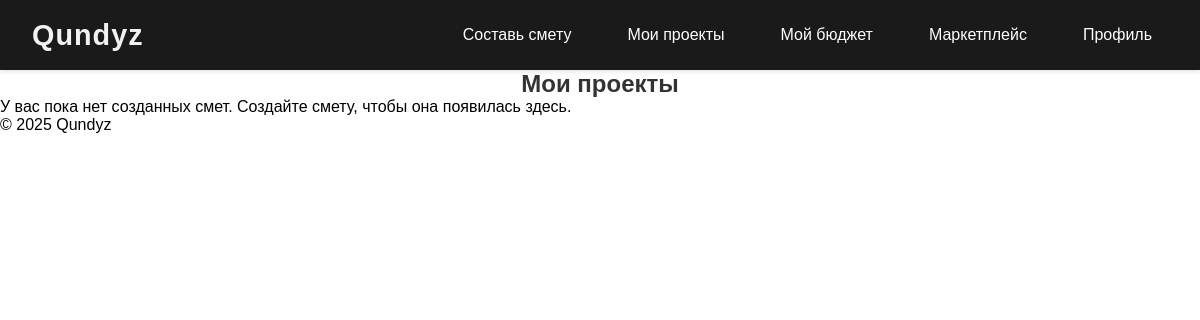
The page /projects/ (signed in) on the database as committed earlier.
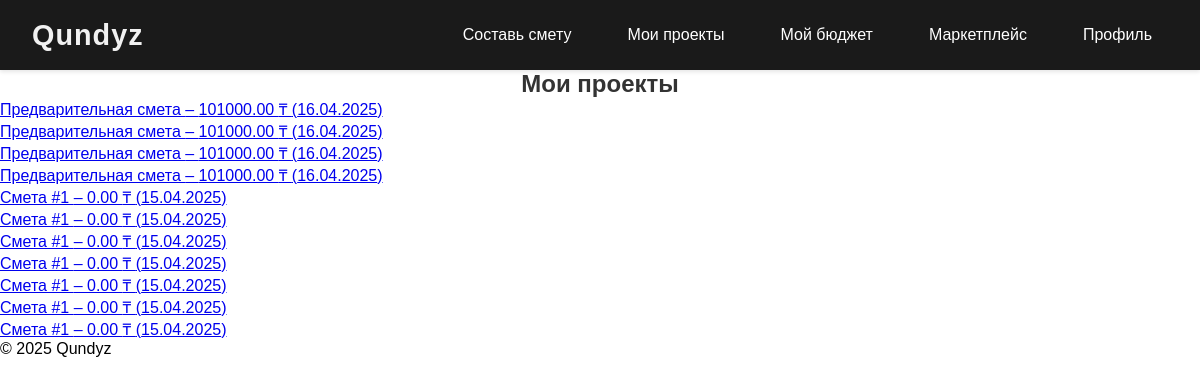
The same page on the database as committed later.
### apps/estimates/models.py (models this page shows, shortened)
class Estimate(models.Model):
    user = models.ForeignKey(User, on_delete=models.CASCADE, related_name='estimates', null=True, blank=True)
    name = models.CharField(max_length=255, default="Смета #1")
    apartment_area = models.FloatField()
    ceiling_height = models.FloatField()
    num_bathrooms = models.IntegerField(default=1)
    bathroom_area = models.FloatField(default=5.0)
    kitchen_area = models.FloatField(default=10.0)
    MATERIAL_QUALITY_CHOICES = [
        ('economy', 'Эконом'),
        ('standard', 'Стандарт'),
        ('premium', 'Премиум'),
    ]
    material_quality = models.CharField(
        max_length=20, choices=MATERIAL_QUALITY_CHOICES, default='standard')
    has_replanning = models.BooleanField(default=False)
    total_cost = models.DecimalField(max_digits=12, decimal_places=2, default=Decimal('0.00'))
    created_at = models.DateTimeField(auto_now_add=True)

### apps/projects/views.py (the view)
# urls.py: path('', my_projects, name='projects'),
@login_required
def my_projects(request):
    user_estimates = Estimate.objects.filter(user=request.user).order_by('-created_at')
    return render(request, 'projects/projects.html', {'estimates': user_estimates})

### apps/projects/templates/projects/projects.html (shortened to what this page needs)
{% extends "estimates/base.html" %}
{% block content %}
<div class="projects-container">
  <h1>Мои проекты</h1>
  {% if estimates %}
    <ul class="projects-list">
      {% for estimate in estimates %}
        <li>
          <a href="{% url 'estimate_detail' pk=estimate.pk %}">
            {{ estimate.name }} –
            {% if estimate.total_cost %}{{ estimate.total_cost }} ₸{% else %}{{ estimate.total_cost }} ₸{% endif %}
            ({{ estimate.created_at|date:"d.m.Y" }})
          </a>
        </li>
      {% endfor %}
    </ul>
  {% else %}
    <p>У вас пока нет созданных смет. Создайте смету, чтобы она появилась здесь.</p>
  {% endif %}
</div>
{% endblock %}

### apps/estimates/templates/estimates/base.html (shortened to what this page needs)
{% load static %}
<!DOCTYPE html>
<html lang="ru">
<head>
  <link rel="stylesheet"
        href="{% static 'estimates/styles.css' %}?v=1.0.9">
</head>
<body>
  <header>
    <nav class="top-nav">
      <div class="logo">Qundyz</div>
      <ul class="nav-links">
        <li><a href="{% url 'estimate_input' %}">Составь смету</a></li>
        <li><a href="{% url 'projects' %}">Мои проекты</a></li>
        <li><a href="{% url 'my_budget' %}">Мой бюджет</a></li>
        <li><a href="{% url 'marketplace' %}">Маркетплейс</a></li>
        <li>
          {% if user.is_authenticated %}
            <a href="{% url 'user_profile' %}">Профиль</a>
          {% else %}
            <a href="{% url 'user_login' %}">Войти</a> / <a href="{% url 'user_register' %}">Регистрация</a>
          {% endif %}
        </li>
      </ul>
    </nav>
  </header>
  <main>
    {% block content %}
    {% endblock %}
  </main>
  <footer>
    <p>&copy; 2025 Qundyz</p>
  </footer>
</body>
</html>

### apps/estimates/static/estimates/styles.css (style rules this page uses)
* { margin: 0; padding: 0; box-sizing: border-box; }
body { font-family: sans-serif; background-color: #fff; color: #000; }
h1, h2, .section-title { font-weight: 600; color: #333; }
h1 { margin-top: 40px; font-size: 24px; text-align: center; }
main { margin-top: 70px; }
.top-nav { background-color: #1a1a1a; display: flex; align-items: center; justify-content: space-between; padding: 0 2rem; height: 70px; box-shadow: 0px 2px 4px rgba(0, 0, 0, 0.1); position: fixed; top: 0; left: 0; right: 0; z-index: 1000; }
.top-nav .logo { font-size: 1.8rem; font-weight: bold; color: #f1f1f1; letter-spacing: 1px; }
.nav-links { list-style: none; display: flex; align-items: center; margin: 0; }
.nav-links li { margin-left: 1.5rem; }
.nav-links li a { color: #ffffff; text-decoration: none; font-size: 1rem; font-weight: 500; padding: 8px 16px; border-radius: 4px; transition: background-color 0.3s ease, color 0.3s ease; }
@media screen and (min-width: 768px) { .top-nav { padding: 0 2rem; } }
:root { --gray-100:#F5F5F5; --gray-200:#E5E5E5; --gray-600:#525252; --gray-800:#262626; --accent :#6B7280; --danger :#DC2626; }

Rows that differ between the two databases and show on the page:
added Estimate: name "Предварительная смета", total_cost "101000.00", created_at "16.04.2025"
added Estimate: name "Предварительная смета", total_cost "101000.00", created_at "16.04.2025"
added Estimate: name "Предварительная смета", total_cost "101000.00", created_at "16.04.2025"
added Estimate: name "Предварительная смета", total_cost "101000.00", created_at "16.04.2025"
added Estimate: name "Смета #1", total_cost "0.00", created_at "15.04.2025"
added Estimate: name "Смета #1", total_cost "0.00", created_at "15.04.2025"
added Estimate: name "Смета #1", total_cost "0.00", created_at "15.04.2025"
added Estimate: name "Смета #1", total_cost "0.00", created_at "15.04.2025"
added Estimate: name "Смета #1", total_cost "0.00", created_at "15.04.2025"
added Estimate: name "Смета #1", total_cost "0.00", created_at "15.04.2025"
added Estimate: name "Смета #1", total_cost "0.00", created_at "15.04.2025"
Other text that changed with them:
text no longer shown: "У вас пока нет созданных смет. Создайте смету, чтобы она появилась здесь."
